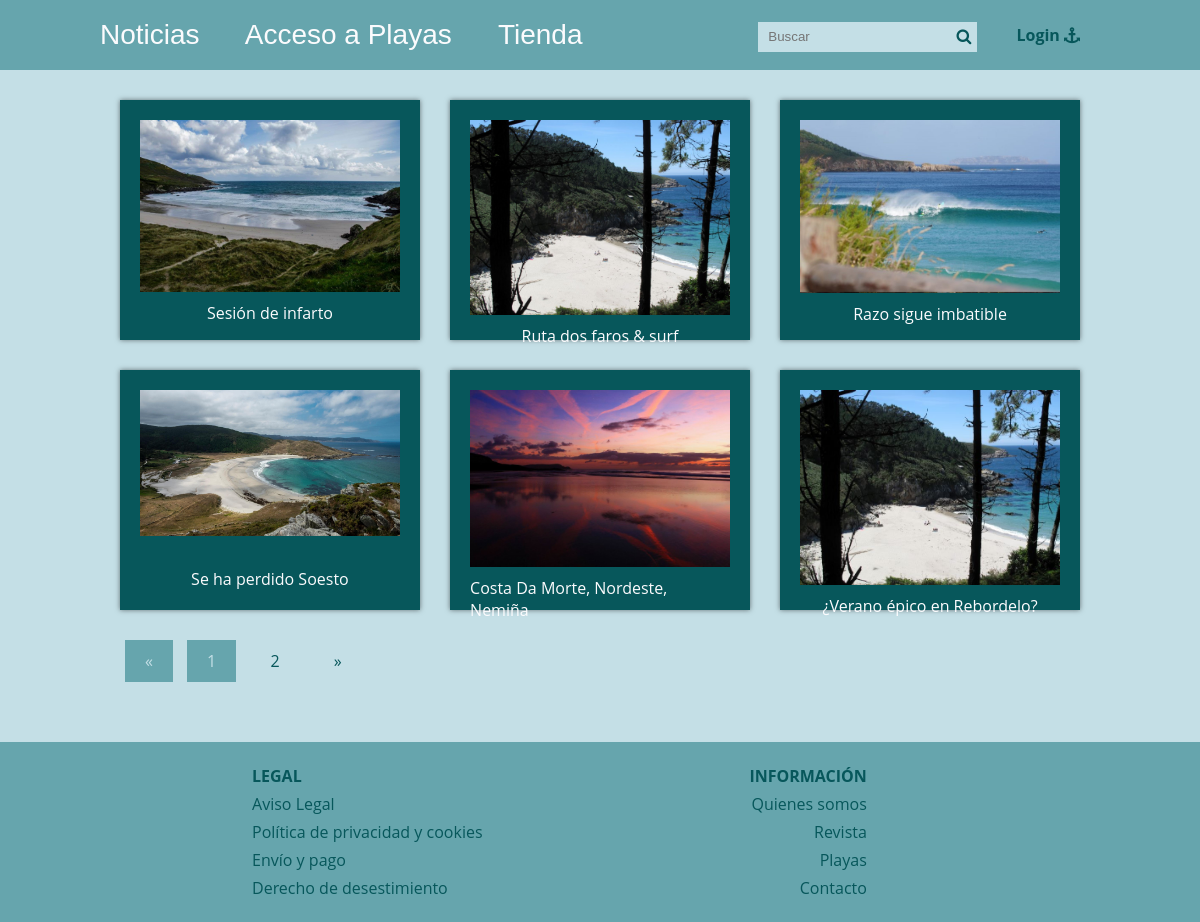
The page /blog/Index.php on the database its author committed.
### tables this page shows
CREATE TABLE IF NOT EXISTS Articulos (
    id INT AUTO_INCREMENT PRIMARY KEY,
    titulo VARCHAR(255) NOT NULL,
    extracto TEXT,
    fecha TIMESTAMP DEFAULT CURRENT_TIMESTAMP,
    text TEXT,
    thumb VARCHAR(255),  
    CodCategoria INT,
    FOREIGN KEY (CodCategoria) REFERENCES Categorias_Articulos(CodCategoria)
);

### blog/admin/config.php (called while the page is built, shortened)
<?php
$blog_config = array(
    'post_por_pagina' => '6',
    'carpeta_imagenes' => 'imagenes/',
);
?>

### blog/functions.php (called while the page is built, shortened)
<?php
function obtener_post($post_por_pagina, $conexion){
    $inicio = (pagina_actual() > 1 ? pagina_actual() * $post_por_pagina - $post_por_pagina : 0);
    $sentencia = $conexion->prepare("SELECT SQL_CALC_FOUND_ROWS * FROM articulos LIMIT $inicio, $post_por_pagina");
    $sentencia->execute();
    return $sentencia->fetchAll();
}
function pagina_actual(){
    return isset($_GET['p']) ? (int)$_GET['p'] : 1;
}
?>

### blog/views/Index.view.php (the view)
<?php require 'header.php'; ?>
    <div class="container">
    <?php foreach($posts as $post): ?>
    <div class="square">
        <div class="image-container">
        <img src="<?php echo RUTA; ?>/imagenes/<?php echo $post['thumb']; ?>" alt="">
        </div>
                <a href="single.php?id=<?php echo $post['id']; ?>">
                <div class="content"><?php echo $post['titulo']; ?></div>
    </a>
    </div>
<?php endforeach; ?>
        <?php   require 'paginacion.php'; ?>
    </div>
    <?php  require 'footer.php' ; ?>

### blog/css/estilos.css (style rules this page uses)
:root { --color4: #003b46; --color2: #07575b; --color3: #66a5ad; --color1: #c4dfe6; --color5: #fbfbfd; }
* { margin: 0; padding: 0; -webkit-box-sizing: border-box; -moz-box-sizing: border-box; box-sizing: border-box; }
body { font-size: 16px; font-family: 'Open Sans', sans-serif; background: var(--color1); color: var(--color2); margin: 0; }
a { text-decoration: none; color: var(--color5); }

### blog/css/views.css (style rules this page uses)
:root { --color3: #66a5ad; --color2: #07575b; --color4: #66a5ad; --color1: #c4dfe6; --color5: #fbfbfd; }
.container { display: flex; flex-wrap: wrap; justify-content: space-between; width: 80%; margin: 0 auto; }
.square { width: calc(33.32% - 20px); background: var(--color2); box-shadow: 0px 0px 5px rgba(0,0,0, .5); margin-bottom: 30px; padding: 20px; color: var(--color3); box-sizing: border-box; height: calc(35vh - 40px); display: flex; flex-direction: column; justify-content: space-between; align-items: center; }
.image-container { width: 100%; flex: 0 0 30%; padding: 0px; box-sizing: border-box; display: flex; justify-content: center; align-items: center; margin-bottom: 10px; }
.image-container img { width: 100%; height: 10 0%; object-fit: cover; }

### rows shown on the page
articulos: thumb (picture), titulo "Sesión de infarto"
articulos: thumb (picture), titulo "Ruta dos faros & surf"
articulos: thumb (picture), titulo "Razo sigue imbatible"
articulos: thumb (picture), titulo "Se ha perdido Soesto"
articulos: thumb (picture), titulo "Costa Da Morte, Nordeste, Nemiña"
articulos: thumb (picture), titulo "¿Verano épico en Rebordelo?"
